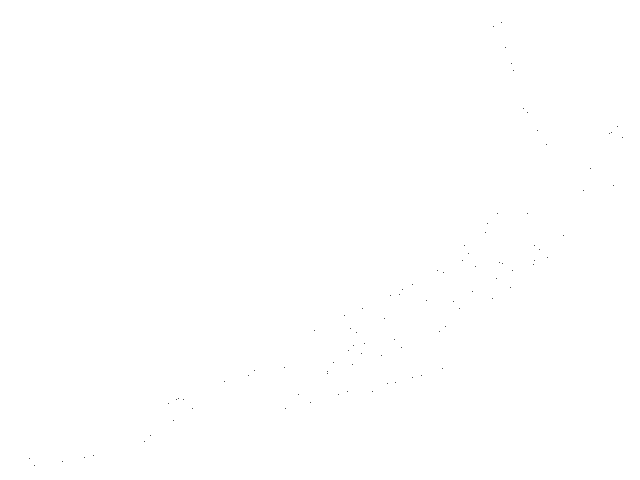
Frame 1 (no input)
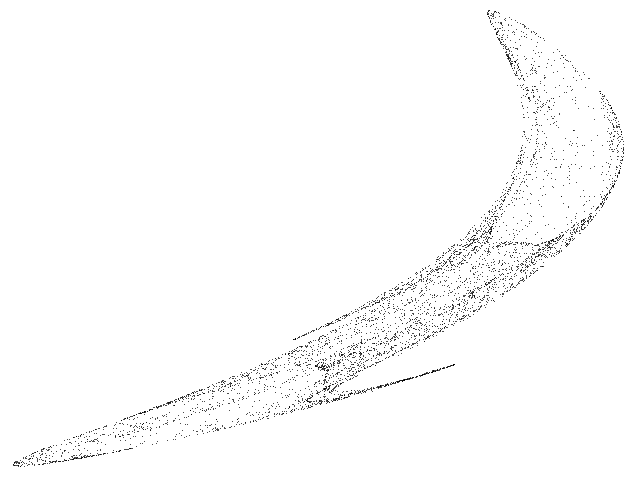
Frame 60 (the mouse pressed at the canvas centre just before this capture)
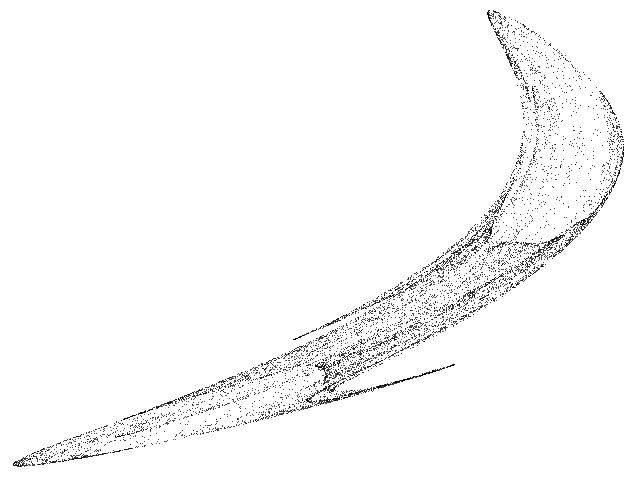
Frame 120 (the mouse held since frame 60 and released just before this capture)

The Processing sketch that drew these frames (run headless with seeded random() and noise(); from frame 60 on, the mouse is pressed at the canvas centre):

// Processing sketch: Henon_Quasiperiod
// ── Henon_Quasiperiod.pde
// Henon quasiperiod map //

  float x = 0.1;
  float y = 0.2;
  float w = 0.1;
  float a = 1.6;
  float b = 0.3;
  float c = 0.135;
  float d = 0.618;       

void setup() {
  
  size(640, 480);
  background(255);
  
}

void draw() {
  
  for (int i=0;i<100;i++) {
    
    float nx = x;
    float ny = y;
    float nw = w;
        
    x = a - pow(nx,2) - b * ny + c * cos(nw);
    y = nx;
    w = (nw + TWO_PI * d) % TWO_PI;
  
    point(160+(335*x), 120+(250*y));
        
  }

}
